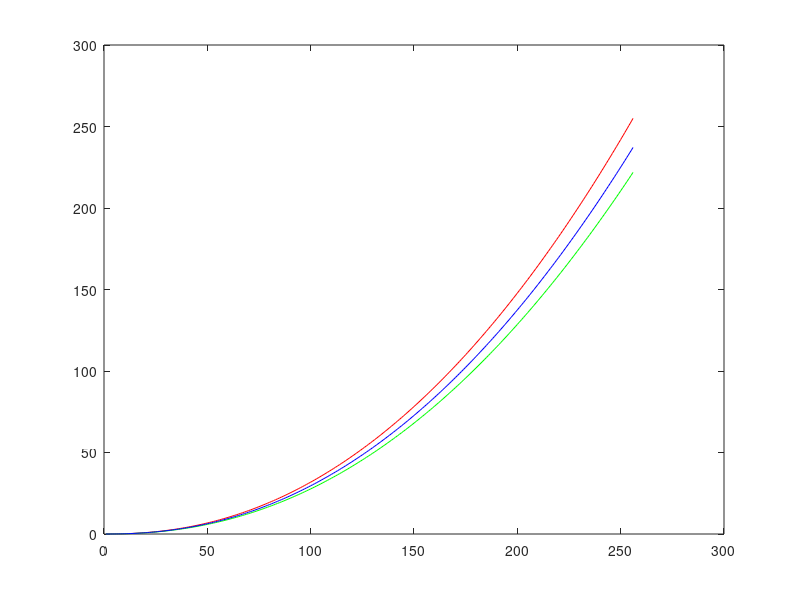

Write the MATLAB code that produced this figure.
redScale=0.95;%0.96 theoretical maybe
greenScale=.87;
blueScale=0.93;%0.859 theoretical
gamma=2.2;
invals=[0:1/255:1];

redScale=redScale/max([redScale,greenScale,blueScale]);
greenScale=greenScale/max([redScale,greenScale,blueScale]);
blueScale=blueScale/max([redScale,greenScale,blueScale]);

red=invals.^gamma.*redScale*255;
green=invals.^gamma.*greenScale*255;
blue=invals.^gamma.*blueScale*255;

plot(red,'r')
hold on
plot(green,'g')
plot(blue,'b')

fid = fopen("gammaLUT.h","w");
fputs(fid, "#ifndef GAMMA_LUT\n#define GAMMA_LUT\n\n#include <stdint.h>\n");
fputs(fid, "#define LUT_RED 0\n");
fputs(fid, "#define LUT_GREEN 1\n");
fputs(fid, "#define LUT_BLUE 2\n");
fputs(fid, "extern const uint8_t gammaLUT[256][3];\n");
fputs(fid, "#endif\n");
fclose(fid);

fid = fopen("gammaLUT.c","w");
fputs(fid, "#include \"gammaLUT.h\"\n");
fputs(fid, "//red,green,blue\n");
fputs(fid,"const uint8_t gammaLUT[][]={\n");

for i=1:size(invals,2)
  if(i!=256)
    fputs(fid,sprintf("\t{%1.0f,%1.0f,%1.0f},\n",red(i),green(i),blue(i)));
  else
    fputs(fid,sprintf("\t{%1.0f,%1.0f,%1.0f}\n",red(i),green(i),blue(i)));
  endif
endfor

fputs(fid,"};\n");
fclose(fid);